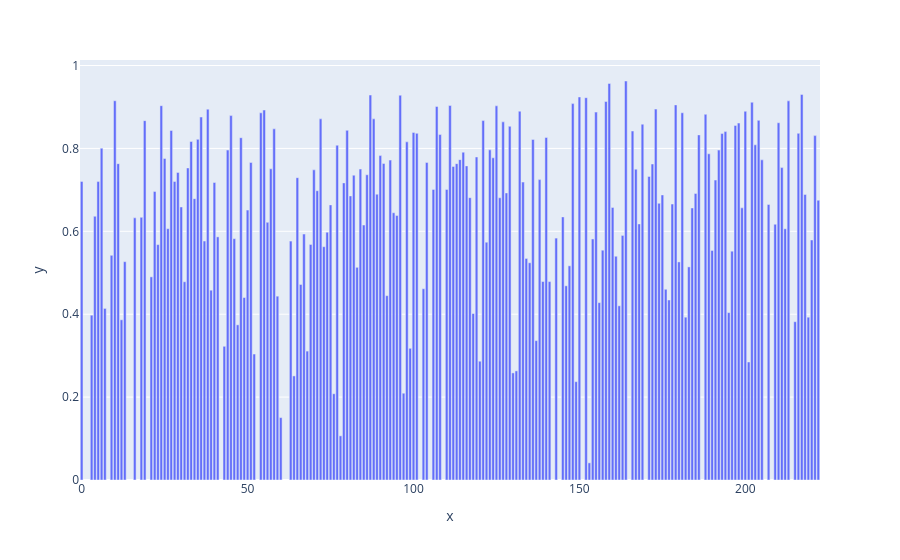

Notebook code for this chart:
### Code cell
px.bar(x=all_trace_ids, y=[tr.elongation(points) for points in tr.points_from_traces(traces_long, all_trace_ids)])

### Figure 1 — Plotly figure (JSON) as saved in the notebook; plotly's stock layout.template omitted (floating-point values rounded to 4 significant figures; data arrays with more than 128 entries replaced by an {"elided": "..."} marker saying what was removed)
{"data": [{"alignmentgroup": "True", "hovertemplate": "x=%{x}<br>y=%{y}<extra></extra>", "legendgroup": "", "marker": {"color": "#636efa"}, "name": "", "offsetgroup": "", "orientation": "v", "showlegend": false, "textposition": "auto", "type": "bar", "x": {"elided": "200 int values"}, "xaxis": "x", "y": {"elided": "200 float values"}, "yaxis": "y"}], "layout": {"barmode": "relative", "legend": {"tracegroupgap": 0}, "margin": {"t": 60}, "xaxis": {"anchor": "y", "domain": [0, 1], "title": {"text": "x"}}, "yaxis": {"anchor": "x", "domain": [0, 1], "title": {"text": "y"}}}}
